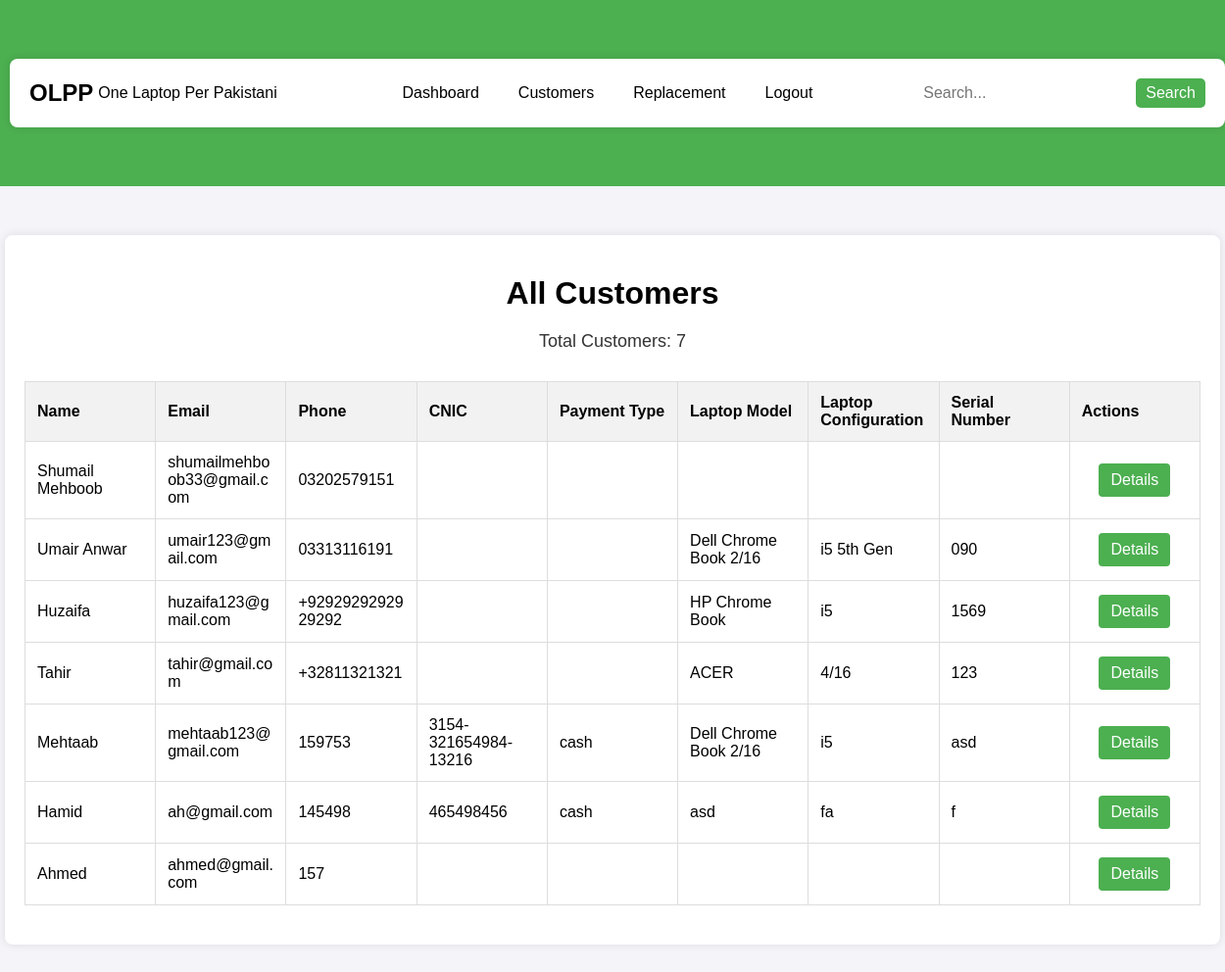
Page /all_customers.php (signed in) on the committed database.
### tables this page shows
CREATE TABLE `users` (
  `id` int NOT NULL,
  `name` varchar(255) NOT NULL,
  `email` varchar(255) NOT NULL,
  `password` varchar(255) NOT NULL,
  `phone` varchar(20) DEFAULT NULL,
  `laptop_model` varchar(255) DEFAULT NULL,
  `laptop_configuration` text,
  `serial_number` varchar(255) DEFAULT NULL,
  `photos` text,
  `cnic` varchar(20) DEFAULT NULL,
  `payment_type` enum('cash','installment') DEFAULT NULL
);

### all_customers.php (the view, shortened to what this page needs)
<?php
include 'db.php';
$sql_total_customers = "SELECT COUNT(*) AS total FROM users";
$result_total_customers = $conn->query($sql_total_customers);
$total_customers = $result_total_customers->fetch_assoc()['total'];
$sql = "SELECT * FROM users";
$users = $conn->query($sql);
?>
<!DOCTYPE html>
<html lang="en">
<head>
</head>
<body>
    <nav class="navbar">
        <div class="container">
            <div class="navbar-brand">
                <span class="logo-bold">OLPP</span>
                <span class="logo-thin">One Laptop Per Pakistani</span>
            </div>
            <ul class="navbar-menu">
                <li><a href="admin_dashboard.php">Dashboard</a></li>
                <li><a href="all_customers.php">Customers</a></li>
                <li><a href="get_replacement_details.php">Replacement</a></li>
                <li><a href="logout.php">Logout</a></li>
            </ul>
            <form class="navbar-search" method="GET" action="search_results.php">
                <input type="text" name="query" placeholder="Search..." id="search-box" required>
                <button type="submit">Search</button>
            </form>
        </div>
    </nav>
    <div class="container">
        <h1>All Customers</h1>
        <div class="total-customers">
            Total Customers: <?php echo $total_customers; ?>
        </div>
        <table>
            <tr>
                <th>Name</th>
                <th>Email</th>
                <th>Phone</th>
                <th>CNIC</th>
                <th>Payment Type</th>
                <th>Laptop Model</th>
                <th>Laptop Configuration</th>
                <th>Serial Number</th>
                <th>Actions</th>
            </tr>
            <?php while ($user = $users->fetch_assoc()): ?>
            <tr>
                <td data-label="Name"><?php echo $user['name']; ?></td>
                <td data-label="Email"><?php echo $user['email']; ?></td>
                <td data-label="Phone"><?php echo $user['phone']; ?></td>
                <td data-label="CNIC"><?php echo $user['cnic']; ?></td>
                <td data-label="Payment Type"><?php echo $user['payment_type']; ?></td>
                <td data-label="Laptop Model"><?php echo $user['laptop_model']; ?></td>
                <td data-label="Laptop Configuration"><?php echo $user['laptop_configuration']; ?></td>
                <td data-label="Serial Number"><?php echo $user['serial_number']; ?></td>
                <td data-label="Actions" class="actions">
                    <a href="redirect.php?user_id=<?php echo $user['id']; ?>" class="btn">Details</a>
                </td>
            </tr>
            <?php endwhile; ?>
        </table>
    </div>
</body>
</html>

### all_customers.php (style rules this page uses)
body { font-family: Arial, sans-serif; background-color: #f4f4f9; margin: 0; padding: 0; }
.navbar { background-color: #4caf50; overflow: hidden; padding: 10px; color: white; }
.navbar .container { display: flex; justify-content: space-between; align-items: center; }
.navbar .navbar-brand { display: flex; align-items: center; }
.navbar .navbar-brand .logo-bold { font-weight: bold; color: #000; font-size: 24px; margin-right: 5px; }
.navbar .navbar-brand .logo-thin { font-weight: 300; color: #000; font-size: 16px; }
.navbar .navbar-menu { list-style-type: none; margin: 0; padding: 0; display: flex; }
.navbar .navbar-menu li { margin-left: 20px; }
.navbar .navbar-menu li a { color: #000; text-decoration: none; padding: 10px; }
.navbar .navbar-search { display: flex; align-items: center; }
.navbar .navbar-search input[type="text"] { padding: 5px; font-size: 16px; border: none; border-radius: 5px; }
.navbar .navbar-search button { padding: 6px 10px; font-size: 16px; background-color: #4CAF50; color: #fff; border: none; border-radius: 5px; margin-left: 5px; cursor: pointer; }
.total-customers { text-align: center; font-size: 18px; margin-bottom: 30px; color: #333; }
.container { width: 100%; max-width: 1200px; margin: 50px auto; background-color: #fff; padding: 20px; border-radius: 8px; box-shadow: 0 0 10px rgba(0, 0, 0, 0.1); }
h1 { text-align: center; margin-bottom: 20px; }
table { width: 100%; border-collapse: collapse; margin-bottom: 20px; table-layout: fixed; }
table, th, td { border: 1px solid #ddd; }
th, td { padding: 12px; text-align: left; word-wrap: break-word; }
th { background-color: #f2f2f2; }
td.actions { width: 120px; text-align: center; }
.btn { background-color: #4caf50; color: white; padding: 8px 12px; text-decoration: none; border-radius: 4px; display: inline-block; text-align: center; margin: 2px 0; white-space: nowrap; }

### rows in the picture
users: name "Shumail Mehboob", email "shumailmehboob33@gmail.com", phone "03202579151"
users: name "Umair Anwar", email "umair123@gmail.com", phone "03313116191", laptop_model "Dell Chrome Book 2/16", laptop_configuration "i5 5th Gen", serial_number "090"
users: name "Huzaifa", email "huzaifa123@gmail.com", phone "+9292929292929292", laptop_model "HP Chrome Book", laptop_configuration "i5", serial_number "1569"
users: name "Tahir", email "tahir@gmail.com", phone "+32811321321", laptop_model "ACER", laptop_configuration "4/16", serial_number "123"
users: name "Mehtaab", email "mehtaab123@gmail.com", phone "159753", cnic "3154-321654984-13216", payment_type "cash", laptop_model "Dell Chrome Book 2/16", laptop_configuration "i5", serial_number "asd"
users: name "Hamid", email "ah@gmail.com", phone "145498", cnic "465498456", payment_type "cash", laptop_model "asd", laptop_configuration "fa", serial_number "f"
users: name "Ahmed", email "ahmed@gmail.com", phone "157"

### other values in the picture
$total_customers "7"
